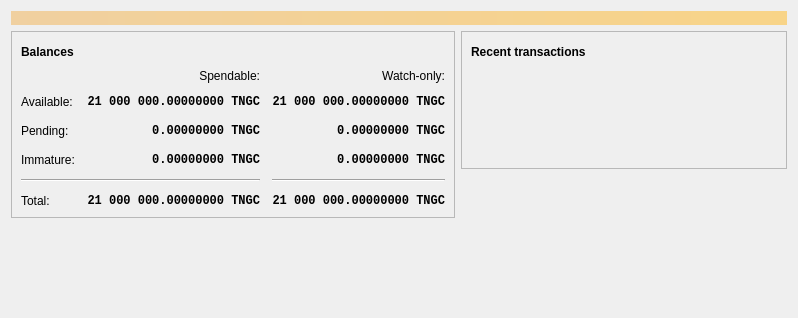
<?xml version="1.0" encoding="UTF-8"?>
<ui version="4.0">
 <class>OverviewPage</class>
 <widget class="QWidget" name="OverviewPage">
  <property name="geometry">
   <rect>
    <x>0</x>
    <y>0</y>
    <width>798</width>
    <height>318</height>
   </rect>
  </property>
  <property name="windowTitle">
   <string>Form</string>
  </property>
  <layout class="QVBoxLayout" name="topLayout">
   <item>
    <widget class="QLabel" name="labelAlerts">
     <property name="visible">
      <bool>false</bool>
     </property>
     <property name="styleSheet">
      <string notr="true">QLabel { background-color: qlineargradient(x1: 0, y1: 0, x2: 1, y2: 0, stop:0 #F0D0A0, stop:1 #F8D488); color:#000000; }</string>
     </property>
     <property name="wordWrap">
      <bool>true</bool>
     </property>
     <property name="margin">
      <number>3</number>
     </property>
     <property name="textInteractionFlags">
      <set>Qt::TextSelectableByMouse</set>
     </property>
    </widget>
   </item>
   <item>
    <layout class="QHBoxLayout" name="horizontalLayout" stretch="1,1">
     <item>
      <layout class="QVBoxLayout" name="verticalLayout_2">
       <item>
        <widget class="QFrame" name="frame">
         <property name="frameShape">
          <enum>QFrame::StyledPanel</enum>
         </property>
         <property name="frameShadow">
          <enum>QFrame::Raised</enum>
         </property>
         <layout class="QVBoxLayout" name="verticalLayout_4">
          <item>
           <layout class="QHBoxLayout" name="horizontalLayout_4">
            <item>
             <widget class="QLabel" name="label_5">
              <property name="font">
               <font>
                <weight>75</weight>
                <bold>true</bold>
               </font>
              </property>
              <property name="text">
               <string>Balances</string>
              </property>
             </widget>
            </item>
            <item>
             <widget class="QPushButton" name="labelWalletStatus">
              <property name="enabled">
               <bool>true</bool>
              </property>
              <property name="maximumSize">
               <size>
                <width>30</width>
                <height>16777215</height>
               </size>
              </property>
              <property name="toolTip">
               <string>The displayed information may be out of date. Your wallet automatically synchronizes with the TrustNetworkGlobalCoin network after a connection is established, but this process has not completed yet.</string>
              </property>
              <property name="text">
               <string/>
              </property>
              <property name="icon">
               <iconset resource="../trustnetworkglobalcoin.qrc">
                <normaloff>:/icons/warning</normaloff>
                <disabledoff>:/icons/warning</disabledoff>:/icons/warning</iconset>
              </property>
              <property name="iconSize">
               <size>
                <width>24</width>
                <height>24</height>
               </size>
              </property>
              <property name="flat">
               <bool>true</bool>
              </property>
             </widget>
            </item>
            <item>
             <spacer name="horizontalSpacer_3">
              <property name="orientation">
               <enum>Qt::Horizontal</enum>
              </property>
              <property name="sizeHint" stdset="0">
               <size>
                <width>40</width>
                <height>20</height>
               </size>
              </property>
             </spacer>
            </item>
           </layout>
          </item>
          <item>
           <layout class="QGridLayout" name="gridLayout">
            <property name="spacing">
             <number>12</number>
            </property>
            <item row="2" column="2">
             <widget class="QLabel" name="labelWatchPending">
              <property name="font">
               <font>
                <family>Monospace</family>
                <weight>75</weight>
                <bold>true</bold>
               </font>
              </property>
              <property name="cursor">
               <cursorShape>IBeamCursor</cursorShape>
              </property>
              <property name="toolTip">
               <string>Unconfirmed transactions to watch-only addresses</string>
              </property>
              <property name="text">
               <string notr="true">0.00000000 TNGC</string>
              </property>
              <property name="alignment">
               <set>Qt::AlignRight|Qt::AlignTrailing|Qt::AlignVCenter</set>
              </property>
              <property name="textInteractionFlags">
               <set>Qt::LinksAccessibleByMouse|Qt::TextSelectableByKeyboard|Qt::TextSelectableByMouse</set>
              </property>
             </widget>
            </item>
            <item row="2" column="1">
             <widget class="QLabel" name="labelUnconfirmed">
              <property name="font">
               <font>
                <family>Monospace</family>
                <weight>75</weight>
                <bold>true</bold>
               </font>
              </property>
              <property name="cursor">
               <cursorShape>IBeamCursor</cursorShape>
              </property>
              <property name="toolTip">
               <string>Total of transactions that have yet to be confirmed, and do not yet count toward the spendable balance</string>
              </property>
              <property name="text">
               <string notr="true">0.00000000 TNGC</string>
              </property>
              <property name="alignment">
               <set>Qt::AlignRight|Qt::AlignTrailing|Qt::AlignVCenter</set>
              </property>
              <property name="textInteractionFlags">
               <set>Qt::LinksAccessibleByMouse|Qt::TextSelectableByKeyboard|Qt::TextSelectableByMouse</set>
              </property>
             </widget>
            </item>
            <item row="3" column="2">
             <widget class="QLabel" name="labelWatchImmature">
              <property name="font">
               <font>
                <family>Monospace</family>
                <weight>75</weight>
                <bold>true</bold>
               </font>
              </property>
              <property name="cursor">
               <cursorShape>IBeamCursor</cursorShape>
              </property>
              <property name="toolTip">
               <string>Mined balance in watch-only addresses that has not yet matured</string>
              </property>
              <property name="text">
               <string notr="true">0.00000000 TNGC</string>
              </property>
              <property name="alignment">
               <set>Qt::AlignRight|Qt::AlignTrailing|Qt::AlignVCenter</set>
              </property>
              <property name="textInteractionFlags">
               <set>Qt::LinksAccessibleByMouse|Qt::TextSelectableByKeyboard|Qt::TextSelectableByMouse</set>
              </property>
             </widget>
            </item>
            <item row="4" column="0" colspan="2">
             <widget class="Line" name="line">
              <property name="orientation">
               <enum>Qt::Horizontal</enum>
              </property>
             </widget>
            </item>
            <item row="4" column="2">
             <widget class="Line" name="lineWatchBalance">
              <property name="sizePolicy">
               <sizepolicy hsizetype="Preferred" vsizetype="Fixed">
                <horstretch>0</horstretch>
                <verstretch>0</verstretch>
               </sizepolicy>
              </property>
              <property name="minimumSize">
               <size>
                <width>140</width>
                <height>0</height>
               </size>
              </property>
              <property name="orientation">
               <enum>Qt::Horizontal</enum>
              </property>
             </widget>
            </item>
            <item row="5" column="0">
             <widget class="QLabel" name="labelTotalText">
              <property name="text">
               <string>Total:</string>
              </property>
             </widget>
            </item>
            <item row="3" column="1">
             <widget class="QLabel" name="labelImmature">
              <property name="font">
               <font>
                <family>Monospace</family>
                <weight>75</weight>
                <bold>true</bold>
               </font>
              </property>
              <property name="cursor">
               <cursorShape>IBeamCursor</cursorShape>
              </property>
              <property name="toolTip">
               <string>Mined balance that has not yet matured</string>
              </property>
              <property name="text">
               <string notr="true">0.00000000 TNGC</string>
              </property>
              <property name="alignment">
               <set>Qt::AlignRight|Qt::AlignTrailing|Qt::AlignVCenter</set>
              </property>
              <property name="textInteractionFlags">
               <set>Qt::LinksAccessibleByMouse|Qt::TextSelectableByKeyboard|Qt::TextSelectableByMouse</set>
              </property>
             </widget>
            </item>
            <item row="2" column="3">
             <spacer name="horizontalSpacer_2">
              <property name="orientation">
               <enum>Qt::Horizontal</enum>
              </property>
              <property name="sizeHint" stdset="0">
               <size>
                <width>40</width>
                <height>20</height>
               </size>
              </property>
             </spacer>
            </item>
            <item row="3" column="0">
             <widget class="QLabel" name="labelImmatureText">
              <property name="text">
               <string>Immature:</string>
              </property>
             </widget>
            </item>
            <item row="5" column="1">
             <widget class="QLabel" name="labelTotal">
              <property name="font">
               <font>
                <family>Monospace</family>
                <weight>75</weight>
                <bold>true</bold>
               </font>
              </property>
              <property name="cursor">
               <cursorShape>IBeamCursor</cursorShape>
              </property>
              <property name="toolTip">
               <string>Your current total balance</string>
              </property>
              <property name="text">
               <string notr="true">21 000 000.00000000 TNGC</string>
              </property>
              <property name="alignment">
               <set>Qt::AlignRight|Qt::AlignTrailing|Qt::AlignVCenter</set>
              </property>
              <property name="textInteractionFlags">
               <set>Qt::LinksAccessibleByMouse|Qt::TextSelectableByKeyboard|Qt::TextSelectableByMouse</set>
              </property>
             </widget>
            </item>
            <item row="5" column="2">
             <widget class="QLabel" name="labelWatchTotal">
              <property name="font">
               <font>
                <family>Monospace</family>
                <weight>75</weight>
                <bold>true</bold>
               </font>
              </property>
              <property name="cursor">
               <cursorShape>IBeamCursor</cursorShape>
              </property>
              <property name="toolTip">
               <string>Current total balance in watch-only addresses</string>
              </property>
              <property name="text">
               <string notr="true">21 000 000.00000000 TNGC</string>
              </property>
              <property name="alignment">
               <set>Qt::AlignRight|Qt::AlignTrailing|Qt::AlignVCenter</set>
              </property>
              <property name="textInteractionFlags">
               <set>Qt::LinksAccessibleByMouse|Qt::TextSelectableByKeyboard|Qt::TextSelectableByMouse</set>
              </property>
             </widget>
            </item>
            <item row="0" column="2">
             <widget class="QLabel" name="labelWatchonly">
              <property name="text">
               <string>Watch-only:</string>
              </property>
              <property name="alignment">
               <set>Qt::AlignRight|Qt::AlignTrailing|Qt::AlignVCenter</set>
              </property>
             </widget>
            </item>
            <item row="1" column="0">
             <widget class="QLabel" name="labelBalanceText">
              <property name="text">
               <string>Available:</string>
              </property>
             </widget>
            </item>
            <item row="1" column="1">
             <widget class="QLabel" name="labelBalance">
              <property name="font">
               <font>
                <family>Monospace</family>
                <weight>75</weight>
                <bold>true</bold>
               </font>
              </property>
              <property name="cursor">
               <cursorShape>IBeamCursor</cursorShape>
              </property>
              <property name="toolTip">
               <string>Your current spendable balance</string>
              </property>
              <property name="text">
               <string notr="true">21 000 000.00000000 TNGC</string>
              </property>
              <property name="alignment">
               <set>Qt::AlignRight|Qt::AlignTrailing|Qt::AlignVCenter</set>
              </property>
              <property name="textInteractionFlags">
               <set>Qt::LinksAccessibleByMouse|Qt::TextSelectableByKeyboard|Qt::TextSelectableByMouse</set>
              </property>
             </widget>
            </item>
            <item row="1" column="2">
             <widget class="QLabel" name="labelWatchAvailable">
              <property name="font">
               <font>
                <family>Monospace</family>
                <weight>75</weight>
                <bold>true</bold>
               </font>
              </property>
              <property name="cursor">
               <cursorShape>IBeamCursor</cursorShape>
              </property>
              <property name="toolTip">
               <string>Your current balance in watch-only addresses</string>
              </property>
              <property name="text">
               <string notr="true">21 000 000.00000000 TNGC</string>
              </property>
              <property name="alignment">
               <set>Qt::AlignRight|Qt::AlignTrailing|Qt::AlignVCenter</set>
              </property>
              <property name="textInteractionFlags">
               <set>Qt::LinksAccessibleByMouse|Qt::TextSelectableByKeyboard|Qt::TextSelectableByMouse</set>
              </property>
             </widget>
            </item>
            <item row="2" column="0">
             <widget class="QLabel" name="labelPendingText">
              <property name="text">
               <string>Pending:</string>
              </property>
             </widget>
            </item>
            <item row="0" column="1">
             <widget class="QLabel" name="labelSpendable">
              <property name="text">
               <string>Spendable:</string>
              </property>
              <property name="alignment">
               <set>Qt::AlignRight|Qt::AlignTrailing|Qt::AlignVCenter</set>
              </property>
             </widget>
            </item>
           </layout>
          </item>
         </layout>
        </widget>
       </item>
       <item>
        <spacer name="verticalSpacer">
         <property name="orientation">
          <enum>Qt::Vertical</enum>
         </property>
         <property name="sizeHint" stdset="0">
          <size>
           <width>20</width>
           <height>40</height>
          </size>
         </property>
        </spacer>
       </item>
      </layout>
     </item>
     <item>
      <layout class="QVBoxLayout" name="verticalLayout_3">
       <item>
        <widget class="QFrame" name="frame_2">
         <property name="frameShape">
          <enum>QFrame::StyledPanel</enum>
         </property>
         <property name="frameShadow">
          <enum>QFrame::Raised</enum>
         </property>
         <layout class="QVBoxLayout" name="verticalLayout">
          <item>
           <layout class="QHBoxLayout" name="horizontalLayout_2">
            <item>
             <widget class="QLabel" name="label_4">
              <property name="font">
               <font>
                <weight>75</weight>
                <bold>true</bold>
               </font>
              </property>
              <property name="text">
               <string>Recent transactions</string>
              </property>
             </widget>
            </item>
            <item>
             <widget class="QPushButton" name="labelTransactionsStatus">
              <property name="enabled">
               <bool>true</bool>
              </property>
              <property name="maximumSize">
               <size>
                <width>30</width>
                <height>16777215</height>
               </size>
              </property>
              <property name="toolTip">
               <string>The displayed information may be out of date. Your wallet automatically synchronizes with the TrustNetworkGlobalCoin network after a connection is established, but this process has not completed yet.</string>
              </property>
              <property name="text">
               <string/>
              </property>
              <property name="icon">
               <iconset resource="../trustnetworkglobalcoin.qrc">
                <normaloff>:/icons/warning</normaloff>
                <disabledoff>:/icons/warning</disabledoff>:/icons/warning</iconset>
              </property>
              <property name="iconSize">
               <size>
                <width>24</width>
                <height>24</height>
               </size>
              </property>
              <property name="flat">
               <bool>true</bool>
              </property>
             </widget>
            </item>
            <item>
             <spacer name="horizontalSpacer">
              <property name="orientation">
               <enum>Qt::Horizontal</enum>
              </property>
              <property name="sizeHint" stdset="0">
               <size>
                <width>40</width>
                <height>20</height>
               </size>
              </property>
             </spacer>
            </item>
           </layout>
          </item>
          <item>
           <widget class="TransactionOverviewWidget" name="listTransactions">
            <property name="styleSheet">
             <string notr="true">QListView { background: transparent; }</string>
            </property>
            <property name="frameShape">
             <enum>QFrame::NoFrame</enum>
            </property>
            <property name="verticalScrollBarPolicy">
             <enum>Qt::ScrollBarAlwaysOff</enum>
            </property>
            <property name="horizontalScrollBarPolicy">
             <enum>Qt::ScrollBarAlwaysOff</enum>
            </property>
            <property name="sizeAdjustPolicy">
             <enum>QAbstractScrollArea::AdjustToContents</enum>
            </property>
            <property name="selectionMode">
             <enum>QAbstractItemView::NoSelection</enum>
            </property>
            <property name="uniformItemSizes">
             <bool>true</bool>
            </property>
           </widget>
          </item>
         </layout>
        </widget>
       </item>
       <item>
        <spacer name="verticalSpacer_2">
         <property name="orientation">
          <enum>Qt::Vertical</enum>
         </property>
         <property name="sizeHint" stdset="0">
          <size>
           <width>20</width>
           <height>40</height>
          </size>
         </property>
        </spacer>
       </item>
      </layout>
     </item>
    </layout>
   </item>
  </layout>
 </widget>
 <customwidgets>
  <customwidget>
   <class>TransactionOverviewWidget</class>
   <extends>QListView</extends>
   <header>qt/transactionoverviewwidget.h</header>
  </customwidget>
 </customwidgets>
 <resources/>
 <connections/>
</ui>
